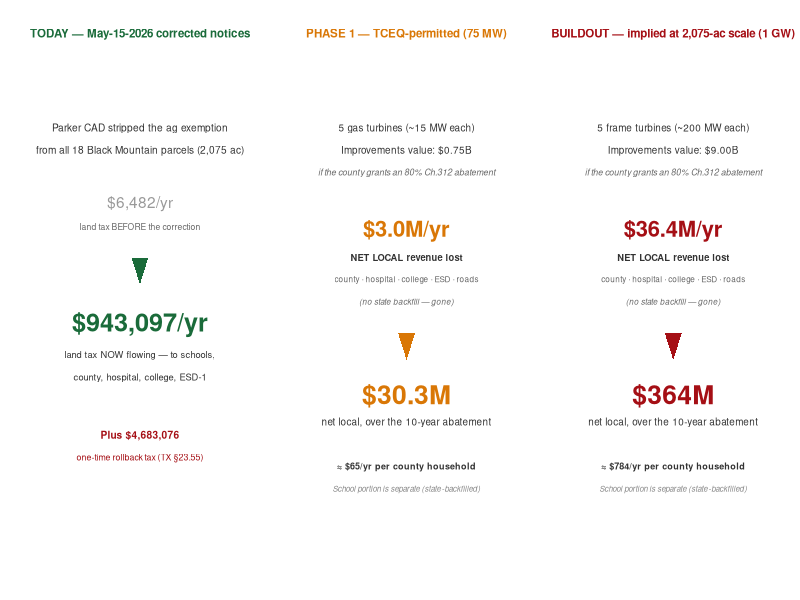
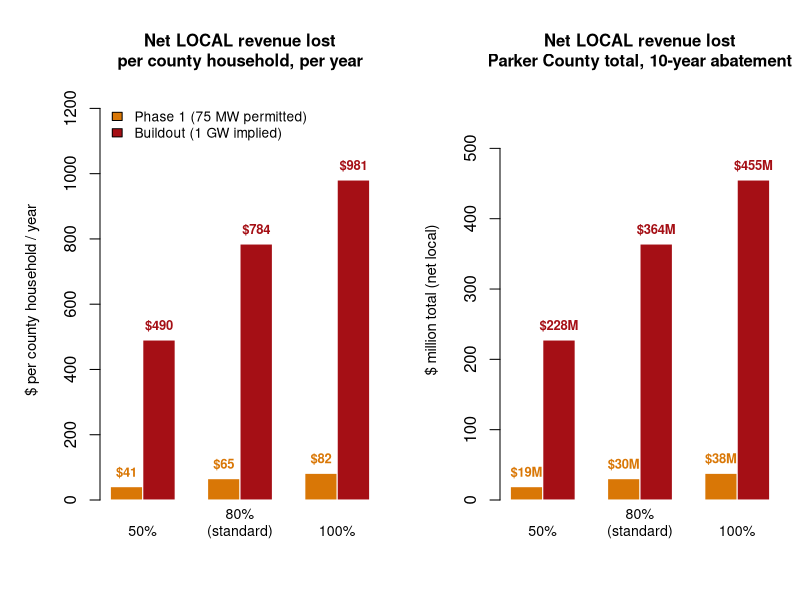

Source code (R) for these figures, in order:
#!/usr/bin/env Rscript
# RCO_05f_local_net.R — CORRECTED cost model.
# Separates the NET LOCAL loss (county + special districts, Chapter 312, no
# state backfill) from the SCHOOL portion (Weatherford ISD), which is a
# separate Chapter 313/JETI matter and is largely backfilled by the state
# school-finance formula — therefore NOT a net local loss and NOT this court's
# decision.
#
# Verified basis (TEA / Comptroller / Tax Code):
#   - Tax Code 312.002: school districts CANNOT grant Chapter 312 abatements.
#   - School M&O value limitations (313/JETI) are substantially replaced by
#     state funds via the Foundation School Program. School I&S is not limited.
#   - County, hospital district, ESD, junior college, lateral road (Chapter 312)
#     have NO state backfill — pure local loss.
#
# Outputs (overwrite the briefing's figures):
#   scenario_BM_phases_B.png  — Today / Phase 1 / Buildout, NET LOCAL figures
#   scenario_BM_phases_C.png  — sensitivity: net local loss, Phase 1 vs Buildout

suppressPackageStartupMessages({ library(data.table) })

# ── Anchored Parker CAD reality (land already on the rolls) ────────────────
bm <- fread("bm_parcels_2026.csv")
bm[, has_corrected := any(notice_type == "CORRECTED"), by = prop_id]
bm_live <- rbind(bm[notice_type == "CORRECTED"],
                 bm[!has_corrected & notice_type == "ORIGINAL"])
bm_live <- unique(bm_live, by = "prop_id")
BM_LAND_VAL     <- sum(bm_live$ty_land, na.rm = TRUE)
BM_TAX_LIVE     <- sum(bm_live$tax_at_ly_rate, na.rm = TRUE)
BM_TAX_AG       <- sum(unique(bm[notice_type == "ORIGINAL"], by = "prop_id")$tax_at_ly_rate, na.rm = TRUE)
BM_NEW_LAND_REV <- BM_TAX_LIVE - BM_TAX_AG
BM_ROLLBACK     <- BM_NEW_LAND_REV * 5

# ── Rates ──────────────────────────────────────────────────────────────────
# Non-school LOCAL jurisdictions (Chapter 312, NO backfill):
LOCAL_RATES <- c(county = 0.002459, ltr = 0.000533, hos = 0.000895,
                 col = 0.001061, esd1 = 0.001000)
CW_RATE  <- sum(LOCAL_RATES)        # 0.005948  — net local
WE_RATE  <- 0.010342                # Weatherford ISD (school; backfilled M&O)
PA_HH    <- 46404                   # county-wide households (county/hosp/col/ltr/esd)

ABATE_YRS   <- 10
TAXABLE_IMP <- 0.85

phases <- list(
  phase1   = list(short = "Phase 1",  mw = 75,   t_cost = 30,  color = "#d97706"),
  buildout = list(short = "Buildout", mw = 1000, t_cost = 200, color = "#a50f15")
)
DC_CAPEX <- 8.0   # $M/MW
TURBINES <- 5

calc <- function(phase, abate) {
  imp_val  <- (phase$mw * DC_CAPEX + TURBINES * phase$t_cost) * 1e6
  imp_tax  <- imp_val * TAXABLE_IMP
  net_local_yr <- imp_tax * CW_RATE * abate          # no backfill — real local loss
  school_yr    <- imp_tax * WE_RATE * abate          # school: separate / state-backfilled
  # net out the non-school share of the new land revenue already flowing
  land_local_yr <- BM_NEW_LAND_REV * (CW_RATE / (CW_RATE + WE_RATE))
  list(
    imp_val        = imp_val,
    net_local_yr   = net_local_yr,
    net_local_life = net_local_yr * ABATE_YRS,
    net_local_hh   = net_local_yr / PA_HH,
    net_local_hh_life = (net_local_yr / PA_HH) * ABATE_YRS,
    school_yr      = school_yr,
    school_life    = school_yr * ABATE_YRS,
    land_local_yr  = land_local_yr
  )
}

p1 <- calc(phases$phase1,   0.80)
bo <- calc(phases$buildout, 0.80)

# ════════════════════════════════════════════════════════════════════════
# CHART B — Today / Phase 1 / Buildout, NET LOCAL figures
# ════════════════════════════════════════════════════════════════════════
png("scenario_BM_phases_B.png", width = 2400, height = 1300, res = 170)
layout(matrix(c(1, 2, 3), nrow = 1))
par(family = "sans")

# COLUMN 1 — TODAY
par(mar = c(4, 2, 5, 1))
plot(NA, xlim = c(0, 10), ylim = c(0, 10), axes = FALSE, xlab = "", ylab = "",
     main = "TODAY — May-15-2026 corrected notices",
     cex.main = 1.05, font.main = 2, col.main = "#1a6b3a")
text(5, 9.0, "Parker CAD stripped the ag exemption", cex = 0.92, col = "#333333")
text(5, 8.5, "from all 18 Black Mountain parcels (2,075 ac)", cex = 0.92, col = "#333333")
text(5, 7.3, sprintf("$%s/yr", format(round(BM_TAX_AG), big.mark = ",")), cex = 1.4, col = "#999999")
text(5, 6.8, "land tax BEFORE the correction", cex = 0.78, col = "#666666")
polygon(c(4.6, 5.4, 5.0), c(6.1, 6.1, 5.5), col = "#1a6b3a", border = NA)
text(5, 4.6, sprintf("$%s/yr", format(round(BM_TAX_LIVE), big.mark = ",")),
     cex = 2.3, font = 2, col = "#1a6b3a")
text(5, 3.9, "land tax NOW flowing — to schools,", cex = 0.85, col = "#333333")
text(5, 3.4, "county, hospital, college, ESD-1", cex = 0.85, col = "#333333")
text(5, 2.1, sprintf("Plus $%s", format(round(BM_ROLLBACK), big.mark = ",")),
     cex = 0.92, font = 2, col = "#a50f15")
text(5, 1.6, "one-time rollback tax (TX §23.55)", cex = 0.8, col = "#a50f15")

# COLUMN 2 — PHASE 1
draw_phase <- function(p, label, sub, color) {
  par(mar = c(4, 2, 5, 1))
  plot(NA, xlim = c(0, 10), ylim = c(0, 10), axes = FALSE, xlab = "", ylab = "",
       main = label, cex.main = 1.05, font.main = 2, col.main = color)
  text(5, 9.0, sub, cex = 0.9, col = "#333333")
  text(5, 8.5, sprintf("Improvements value: $%.2fB", p$imp_val / 1e9), cex = 0.9, col = "#333333")
  text(5, 8.0, "if the county grants an 80% Ch.312 abatement", cex = 0.8, font = 3, col = "#666666")
  text(5, 6.7, sprintf("$%.1fM/yr", p$net_local_yr / 1e6), cex = 2.0, font = 2, col = color)
  text(5, 6.1, "NET LOCAL revenue lost", cex = 0.85, font = 2, col = "#333333")
  text(5, 5.6, "county · hospital · college · ESD · roads", cex = 0.74, col = "#666666")
  text(5, 5.1, "(no state backfill — gone)", cex = 0.74, font = 3, col = "#666666")
  polygon(c(4.6, 5.4, 5.0), c(4.4, 4.4, 3.8), col = color, border = NA)
  text(5, 3.0, sprintf("$%sM", format(round(p$net_local_life / 1e6, 1), big.mark = ",")),
       cex = 2.4, font = 2, col = color)
  text(5, 2.4, sprintf("net local, over the %d-year abatement", ABATE_YRS), cex = 0.9, col = "#333333")
  text(5, 1.4, sprintf("≈ $%s/yr per county household", format(round(p$net_local_hh), big.mark = ",")),
       cex = 0.82, font = 2, col = "#333333")
  text(5, 0.9, "School portion is separate (state-backfilled)", cex = 0.72, font = 3, col = "#888888")
}
draw_phase(p1, "PHASE 1 — TCEQ-permitted (75 MW)", "5 gas turbines (~15 MW each)", phases$phase1$color)
draw_phase(bo, "BUILDOUT — implied at 2,075-ac scale (1 GW)", "5 frame turbines (~200 MW each)", phases$buildout$color)

mtext("NET LOCAL = county + hospital + junior college + ESD + lateral road (Chapter 312, no state backfill). School district (Weatherford ISD) is a separate Chapter 313/JETI matter, largely backfilled by the state — not counted here. Sources: Parker CAD May-15-2026 · WE-area 2025 rates · 80% abatement assumption.",
      side = 1, line = 0.4, cex = 0.62, col = "#666666", outer = TRUE)
dev.off()
cat("Wrote scenario_BM_phases_B.png\n")

# ════════════════════════════════════════════════════════════════════════
# CHART C — sensitivity: NET LOCAL loss, Phase 1 vs Buildout
# ════════════════════════════════════════════════════════════════════════
abates    <- c(0.50, 0.80, 1.00)
abate_lbl <- c("50%", "80%\n(standard)", "100%")
p1s <- lapply(abates, function(a) calc(phases$phase1, a))
bos <- lapply(abates, function(a) calc(phases$buildout, a))

p1_hh   <- sapply(p1s, function(r) r$net_local_hh)
bo_hh   <- sapply(bos, function(r) r$net_local_hh)
p1_life <- sapply(p1s, function(r) r$net_local_life)
bo_life <- sapply(bos, function(r) r$net_local_life)

png("scenario_BM_phases_C.png", width = 2400, height = 1300, res = 170)
layout(matrix(c(1, 2), nrow = 1), widths = c(1, 1))
col_p1 <- phases$phase1$color; col_bo <- phases$buildout$color
par(family = "sans")

# PANEL 1 — net local loss per county household per year
par(mar = c(5, 5, 5, 1))
mat <- rbind(p1_hh, bo_hh)
bp <- barplot(mat, beside = TRUE, names.arg = abate_lbl,
              col = c(col_p1, col_bo), border = "white",
              ylim = c(0, max(mat) * 1.25),
              main = "Net LOCAL revenue lost\nper county household, per year",
              ylab = "$ per county household / year", cex.main = 1.0, cex.names = 0.85, cex.lab = 0.9)
text(bp[1, ], p1_hh, sprintf("$%s", format(round(p1_hh), big.mark = ",")), pos = 3, cex = 0.78, font = 2, col = col_p1)
text(bp[2, ], bo_hh, sprintf("$%s", format(round(bo_hh), big.mark = ",")), pos = 3, cex = 0.78, font = 2, col = col_bo)
legend("topleft", legend = c("Phase 1 (75 MW permitted)", "Buildout (1 GW implied)"),
       fill = c(col_p1, col_bo), bty = "n", cex = 0.82)

# PANEL 2 — aggregate net local loss, 10-year
par(mar = c(5, 5, 5, 1))
mat <- rbind(p1_life / 1e6, bo_life / 1e6)
bp <- barplot(mat, beside = TRUE, names.arg = abate_lbl,
              col = c(col_p1, col_bo), border = "white",
              ylim = c(0, max(mat) * 1.25),
              main = "Net LOCAL revenue lost\nParker County total, 10-year abatement",
              ylab = "$ million total (net local)", cex.main = 1.0, cex.names = 0.85, cex.lab = 0.9)
text(bp[1, ], p1_life / 1e6, sprintf("$%.0fM", p1_life / 1e6), pos = 3, cex = 0.78, font = 2, col = col_p1)
text(bp[2, ], bo_life / 1e6, sprintf("$%.0fM", bo_life / 1e6), pos = 3, cex = 0.78, font = 2, col = col_bo)

mtext("Net local loss = county + hospital + junior college + ESD + lateral road foregone revenue (Chapter 312, no state backfill). Excludes the school-district portion, which is a separate state-backfilled JETI matter. Phase 1 = 75 MW permitted; Buildout = 1 GW implied at 2,075-ac scale.",
      side = 1, line = 0.4, cex = 0.62, col = "#666666", outer = TRUE)
dev.off()
cat("Wrote scenario_BM_phases_C.png\n")

# ── Print the numbers for the briefing ─────────────────────────────────────
cat("\n══ CORRECTED — NET LOCAL loss (county + special districts, 80% abatement) ══\n")
cat(sprintf("Phase 1   : $%.2fM/yr  |  $%.1fM over 10yr  |  $%.0f/yr per county HH  ($%s/10yr)\n",
            p1$net_local_yr/1e6, p1$net_local_life/1e6, p1$net_local_hh,
            format(round(p1$net_local_hh_life), big.mark=",")))
cat(sprintf("Buildout  : $%.2fM/yr  |  $%.0fM over 10yr  |  $%.0f/yr per county HH  ($%s/10yr)\n",
            bo$net_local_yr/1e6, bo$net_local_life/1e6, bo$net_local_hh,
            format(round(bo$net_local_hh_life), big.mark=",")))
cat(sprintf("\nSchool portion (separate, state-backfilled, NOT local loss):\n"))
cat(sprintf("Phase 1 school ~$%.1fM/10yr  |  Buildout school ~$%.0fM/10yr\n",
            p1$school_life/1e6, bo$school_life/1e6))
cat(sprintf("\nCheck: total (local+school) Buildout 10yr = $%.0fM  (prior model said ~$1.0B)\n",
            (bo$net_local_life + bo$school_life)/1e6))
